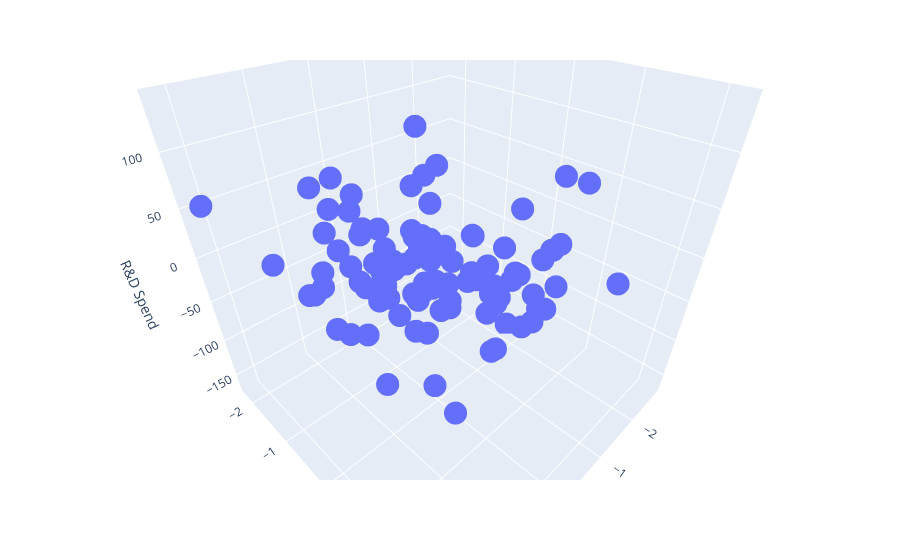

Notebook code for this chart:
### Code cell
fig = px.scatter_3d(a, x='Profit', y='Administration', z='R&D Spend')

fig.show()
